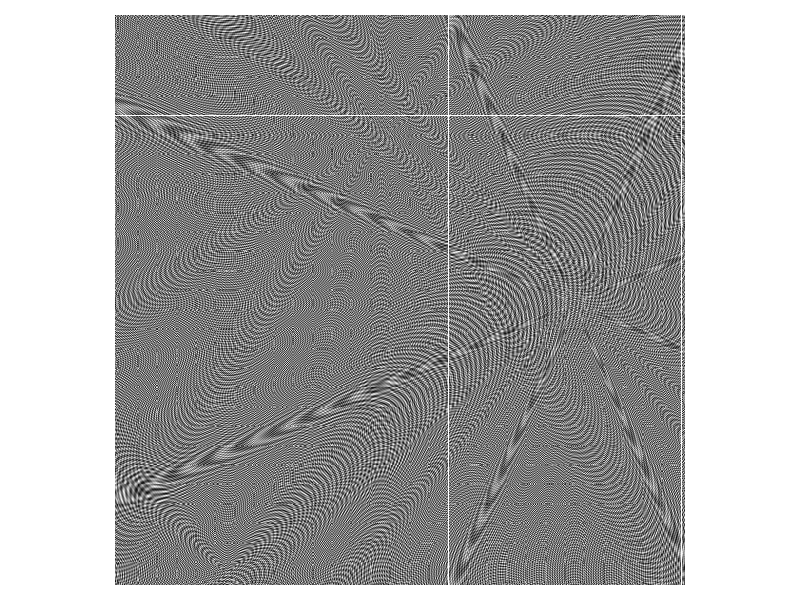
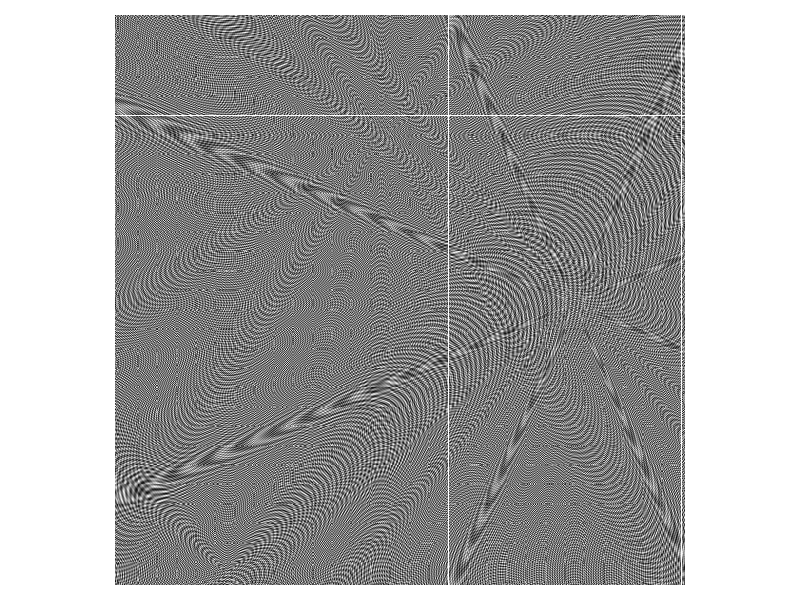

Recreate these plots in R, in order.
# Interference patterns
# libraries ----
library(data.table)
library(ggplot2)

# data and plot ----
# create data.table
nRows <- 600
nCols <- 600

dataInt <- data.table(expand.grid(x = 1:nRows, y = 1:nCols))

set.seed(seed = 717)

# randomize starting position of each wave source [startingPoint], wave length [waveNumber] and its amplitude [A]
# the angular frequency could be ommitted

dropPoints <- list(
    list(
        startingPoint = c(sample((nCols/2):nCols, 1), sample((nRows/2):nRows, 1)), 
        waveNumber = 2 * pi * runif(1), angularFreq = 2 * pi, A = runif(1, 0, 1)
    ),
    list(
        startingPoint = c(sample(1:(nCols/2), 1), sample(1:(nRows/2), 1)), 
        waveNumber = 2 * pi * runif(1, 1, 2), angularFreq = 2 * pi, A = runif(1, 0, 1)
    ),
    list(
        startingPoint = c(sample(1:(nCols/2), 1), sample((nRows/2):nRows, 1)), 
        waveNumber = 2 * pi * runif(1, 2, 4), angularFreq = 2 * pi, A = runif(1, 0, 1)
    ),
    list(
        startingPoint = c(sample((nCols/2):nCols, 1), sample(1:(nRows/2), 1)), 
        waveNumber = 2 * pi * runif(1, 4, 8), angularFreq = 2 * pi, A = runif(1, 0, 1)
    )
)

# for each wavesource
for (droplet in 1:length(dropPoints))
{
    thisDrop <- dropPoints[[droplet]]
    # calcuate distance from center of the wave for each point in data
    dataInt[, dist := sqrt((x - thisDrop$startingPoint[1])^2 + (y - thisDrop$startingPoint[2])^2)]    
    # calculate wave height in ths point
    dataInt[, amp := thisDrop$A * cos(thisDrop$waveNumber * dist - thisDrop$angularFreq)]
    setnames(dataInt, "amp", paste0("amp", droplet))
}

# final height of the point will be dependen on the sum of heights of each wave
dataInt$totAmp <- rowSums(dataInt[, which(names(dataInt) %like% "amp"), with = F])

# plot ...
ggplot(data = dataInt, aes(x = x, y = y, fill = totAmp)) + 
    geom_tile() + 
    theme_void() + 
    scale_fill_gradient(high = "#000000", low = "#FFFFFF") +
    theme(
        legend.position = "none", 
        aspect.ratio = 1,
        plot.margin = unit(rep(-10, 4), "pt")
    )
# ... and save
ggsave(filename = "results/09_interference_patterns.png", height = 3, width = 3, dpi = 1440)
